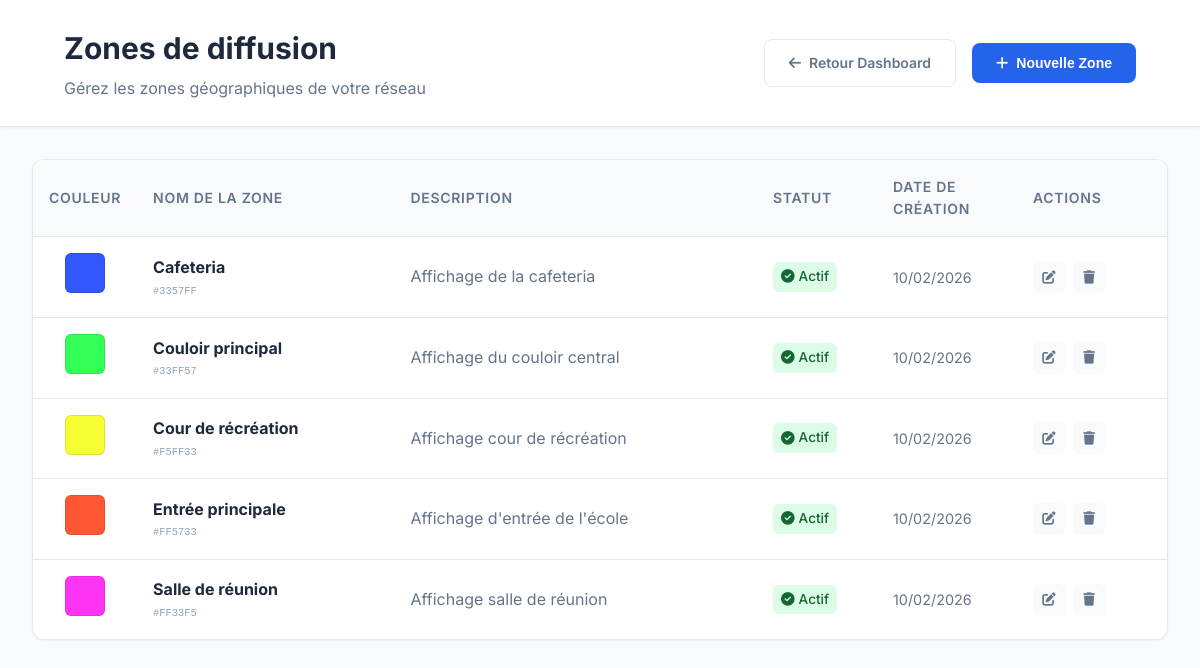
/zones (signed in), run on the app's committed database.
### tables this page shows
CREATE TABLE zones (
    id INT PRIMARY KEY AUTO_INCREMENT COMMENT 'Identifiant unique de la zone',
    name VARCHAR(100) NOT NULL COMMENT 'Nom de la zone',
    description TEXT COMMENT 'Description de la zone',
    location VARCHAR(150) COMMENT 'Localisation géographique',
    color VARCHAR(10) COMMENT 'Couleur pour identification visuelle',
    is_active BOOLEAN DEFAULT TRUE,
    created_at TIMESTAMP DEFAULT CURRENT_TIMESTAMP,
    updated_at TIMESTAMP DEFAULT CURRENT_TIMESTAMP ON UPDATE CURRENT_TIMESTAMP
);

### src/Core/Controller.php (called while the page is built, shortened)
<?php
class Controller
{
    protected function render($view, $data = [])
    {
        extract($data);
        require_once __DIR__ . "/../View/{$view}.php";
    }
}

### src/Controller/ZoneController.php (called while the page is built, shortened)
<?php
require_once __DIR__ . '/../Core/Controller.php';
class ZoneController extends Controller
{
    private $zoneManager;
    public function __construct()
    {
        require_once __DIR__ . '/../Repository/ZoneRepository.php';
        $this->zoneManager = new ZoneRepository();
    }
    public function index()
    {
        $zones = $this->zoneManager->findAll();
        $data = [
            'zones' => $zones,
            'success' => $_SESSION['zone_success'] ?? null,
            'error' => $_SESSION['zone_error'] ?? null,
            'csrf_token' => $_SESSION['csrf_token'] ?? bin2hex(random_bytes(16))
        ];
        $this->render('zones/index', $data);
    }
}

### public/index.php (called while the page is built, shortened)
<?php
require_once __DIR__ . '/../src/Core/functions.php';
require_once __DIR__ . '/../src/Core/Database.php';
require_once __DIR__ . '/../src/Core/Controller.php';
require_once __DIR__ . '/../src/Repository/BaseRepository.php';
require_once __DIR__ . '/../src/Core/Router.php';
try {
    $router = new Router();
    $router->dispatch();
} catch (Throwable $e) {
    http_response_code(500);
    echo "<h1>Exception Non Gérée</h1>";
    echo "<p>" . htmlspecialchars($e->getMessage()) . "</p>";
    if (ini_get('display_errors')) {
        echo "<pre>" . $e->getTraceAsString() . "</pre>";
    }
}

### src/Core/functions.php (called while the page is built, shortened)
<?php
function url($path = '')
{
    $base = defined('BASE_URL') ? rtrim(BASE_URL, '/') : '';
    $path = '/' . ltrim($path, '/');
    if ($path === '/') {
        return $base . '/';
    }
    return $base . $path;
}

### src/Core/Database.php (called while the page is built, shortened)
<?php
class Database
{
    private static $instance = null;
    private $connection;
    private function __construct()
    {
        try {
            $this->connection = new PDO(
                "mysql:host=" . DB_HOST . ";dbname=" . DB_NAME . ";charset=utf8mb4",
                DB_USER,
                DB_PASS,
                [PDO::ATTR_ERRMODE => PDO::ERRMODE_EXCEPTION]
            );
        } catch (PDOException $e) {
            $this->handleConnectionError($e);
        }
    }
    public static function getInstance()
    {
        if (self::$instance === null) {
            self::$instance = new self();
        }
        return self::$instance;
    }
    public function getConnection()
    {
        return $this->connection;
    }
}

### src/Repository/BaseRepository.php (called while the page is built, shortened)
<?php
class BaseRepository
{
    public function __construct()
    {
        $this->db = Database::getInstance()->getConnection();
    }
}

### src/Repository/ZoneRepository.php (called while the page is built, shortened)
<?php
require_once __DIR__ . '/BaseRepository.php';
class ZoneRepository extends BaseRepository
{
    public function findAll()
    {
        $stmt = $this->db->query("SELECT * FROM zones ORDER BY name ASC");
        return $stmt->fetchAll(PDO::FETCH_ASSOC);
    }
}

### src/View/zones/index.php (the view, shortened to what this page needs)
<!DOCTYPE html>
<html lang="fr">
<head>
    <link href="https://cdnjs.cloudflare.com/ajax/libs/font-awesome/6.4.0/css/all.min.css" rel="stylesheet">
    <link rel="stylesheet" href="<?= url('/css/global.css') ?>">
    <link rel="stylesheet" href="<?= url('/css/dashboard.css') ?>">
</head>
<body>
    <div class="dashboard-layout">
        <main class="main-content">
            <header class="modern-header">
                <div class="header-content">
                    <div>
                        <h1 class="header-title">Zones de diffusion</h1>
                        <p class="header-subtitle">Gérez les zones géographiques de votre réseau</p>
                    </div>
                    <?php if (in_array($_SESSION['user_role'] ?? '', ['admin', 'editor'])): ?>
                        <div class="header-actions">
                            <a href="<?= url('/') ?>" class="btn btn-ghost">
                                <i class="fas fa-arrow-left"></i> Retour Dashboard
                            </a>
                            <button onclick="openCreateModal()" class="btn btn-primary">
                                <i class="fas fa-plus"></i> Nouvelle Zone
                            </button>
                        </div>
                    <?php endif; ?>
                </div>
            </header>
            <div class="users-container">
                <div class="table-container">
                    <?php if (!empty($zones)): ?>
                        <table class="table">
                            <thead>
                                <tr>
                                    <th style="width: 80px;">Couleur</th>
                                    <th>Nom de la Zone</th>
                                    <th>Description</th>
                                    <th style="width: 120px;">Statut</th>
                                    <th style="width: 140px;">Date de création</th>
                                    <th style="width: 150px;">Actions</th>
                                </tr>
                            </thead>
                            <tbody>
                                <?php foreach ($zones as $zone): ?>
                                    <?php
                                    $isActive = (int) $zone['is_active'];
                                    $createdAt = date('d/m/Y', strtotime($zone['created_at']));
                                    $zoneColor = htmlspecialchars($zone['color'] ?? '#3b82f6');
                                    ?>
                                    <tr style="opacity: <?= $isActive ? '1' : '0.6' ?>;">
                                        <td style="text-align: center;">
                                            <div
                                                style="width: 40px; height: 40px; border-radius: 6px; background: <?= $zoneColor ?>; border: 1px solid rgba(0,0,0,0.1); display: inline-block;">
                                            </div>
                                        </td>
                                        <td>
                                            <strong
                                                style="color: var(--text-primary); font-size: 1rem;"><?= htmlspecialchars($zone['name']) ?></strong>
                                            <div
                                                style="font-size: 0.8em; font-family: monospace; color: var(--text-light); margin-top: 2px;">
                                                <?= $zoneColor ?>
                                            </div>
                                        </td>
                                        <td>
                                            <div style="color: var(--text-secondary); max-width: 350px;">
                                                <?= $zone['description'] ? htmlspecialchars($zone['description']) : '<em style="color: var(--text-light); font-size: 0.9em;">Aucune description</em>' ?>
                                            </div>
                                        </td>
                                        <td>
                                            <?php if ($isActive): ?>
                                                <span
                                                    style="display: inline-flex; align-items: center; gap: 4px; padding: 4px 8px; background: #dcfce7; color: #166534; border-radius: 6px; font-size: 0.85em; font-weight: 500;">
                                                    <i class="fas fa-check-circle"></i> Actif
                                                </span>
                                            <?php endif; ?>
                                        </td>
                                        <td style="font-size: 0.9em; color: var(--text-secondary);">
                                            <?= $createdAt ?>
                                        </td>
                                        <td>
                                            <?php if (in_array($_SESSION['user_role'] ?? '', ['admin', 'editor'])): ?>
                                                <div class="action-buttons">
                                                    <button class="btn-action btn-edit"
                                                        onclick='editZone(<?= json_encode($zone) ?>)' title="Modifier">
                                                        <i class="fas fa-edit"></i>
                                                    </button>
                                                    <button class="btn-action btn-delete"
                                                        onclick="confirmDelete(<?= $zone['id'] ?>, '<?= htmlspecialchars($zone['name'], ENT_QUOTES) ?>')"
                                                        title="Supprimer">
                                                        <i class="fas fa-trash"></i>
                                                    </button>
                                                </div>
                                            <?php endif; ?>
                                        </td>
                                    </tr>
                                <?php endforeach; ?>
                            </tbody>
                        </table>
                    <?php endif; ?>
                </div>
            </div>
        </main>
    </div>
</body>
</html>

### src/Core/Router.php (shortened to what this page needs)
<?php
class Router
{
    private $routes = [];
    public function add($method, $path, $controller, $action, $middleware = [])
    {
        $this->routes[] = compact('method', 'path', 'controller', 'action', 'middleware');
    }
    public function dispatch()
    {
        $method = $_SERVER['REQUEST_METHOD'];
        $uri = parse_url($_SERVER['REQUEST_URI'], PHP_URL_PATH);
        foreach ($this->routes as $route) {
            $params = [];
            if ($route['method'] === $method && $this->matchPath($route['path'], $uri, $params)) {
                $action = $route['action'];
                $controller = new $controllerName();
                call_user_func_array([$controller, $action], $params);
                return;
            }
        }
    }
    private function matchPath($routePath, $uri, &$params)
    {
        $pattern = preg_replace('#\{[a-zA-Z0-9_]+\}#', '([^/]+)', $routePath);
        $pattern = "#^" . $pattern . "$#";
        if (preg_match($pattern, $uri, $matches)) {
            return true;
        }
        return false;
    }
}

### public/css/global.css (style rules this page uses)
* { margin: 0; padding: 0; box-sizing: border-box; }
body { font-family: Arial, sans-serif; line-height: 1.6; }

### public/css/dashboard.css (style rules this page uses)
:root { --primary-color: #2563eb; --primary-dark: #1d4ed8; --secondary-color: #64748b; --success-color: #10b981; --warning-color: #f59e0b; --danger-color: #ef4444; --info-color: #06b6d4; --bg-primary: #f8fafc; --bg-secondary: #ffffff; --bg-dark: #1e293b; --text-primary: #1e293b; --text-secondary: #64748b; --text-light: #94a3b8; --border-color: #e2e8f0; --shadow-sm: 0 1px 2px 0 rgb(0 0 0 / 0.05); --shadow-md: 0 4px 6px -1px rgb(0 0 0 / 0.1); --shadow-lg: 0 10px 15px -3px rgb(0 0 0 / 0.1); --sidebar-width: 280px; --header-height: 70px; }
* { margin: 0; padding: 0; box-sizing: border-box; }
body { font-family: 'Inter', -apple-system, BlinkMacSystemFont, sans-serif; background-color: var(--bg-primary); color: var(--text-primary); line-height: 1.6; }
.dashboard-layout { display: flex; min-height: 100vh; }
.main-content { flex: 1; margin-left: var(--sidebar-width); display: flex; flex-direction: column; }
.header-title { font-size: 1.5rem; font-weight: 700; color: var(--text-primary); }

### src/View/zones/index.php (style rules this page uses)
:root { --primary-color: #2563eb; --success-color: #10b981; --warning-color: #f59e0b; --danger-color: #ef4444; --info-color: #06b6d4; --bg-primary: #f8fafc; --bg-secondary: #ffffff; --text-primary: #1e293b; --text-secondary: #64748b; --text-light: #94a3b8; --border-color: #e2e8f0; --shadow-sm: 0 1px 2px 0 rgb(0 0 0 / 0.05); --shadow-md: 0 4px 6px -1px rgb(0 0 0 / 0.1); --shadow-lg: 0 10px 15px -3px rgb(0 0 0 / 0.1); }
.dashboard-layout { display: flex; min-height: 100vh; font-family: 'Inter', sans-serif; justify-content: flex-start; }
.main-content { flex: 1; background: var(--bg-primary); width: 100%; margin-left: 0; max-width: 100%; }
.modern-header { background: var(--bg-secondary); border-bottom: 1px solid var(--border-color); padding: 1.5rem 2rem; box-shadow: var(--shadow-sm); }
.header-content { display: flex; justify-content: space-between; align-items: center; margin: 0; padding: 0 2rem; width: 100%; box-sizing: border-box; }
.header-title { font-size: 1.875rem; font-weight: 700; color: var(--text-primary); margin: 0; }
.header-subtitle { color: var(--text-secondary); margin-top: 0.25rem; }
.header-actions { display: flex; gap: 1rem; align-items: center; }
.btn { display: inline-flex; align-items: center; gap: 0.5rem; padding: 0.75rem 1.5rem; border: none; border-radius: 8px; font-size: 0.875rem; font-weight: 600; text-decoration: none; cursor: pointer; transition: all 0.2s ease; white-space: nowrap; }
.btn-primary { background: var(--primary-color); color: white; }
.btn-ghost { background: transparent; color: var(--text-secondary); border: 1px solid var(--border-color); }
.users-container { margin: 0; padding: 2rem; width: 100%; box-sizing: border-box; }
.table-container { background: var(--bg-secondary); border-radius: 12px; border: 1px solid var(--border-color); overflow: hidden; box-shadow: var(--shadow-sm); }
.table { width: 100%; border-collapse: collapse; }
.table th { background: var(--bg-primary); padding: 1rem; text-align: left; font-weight: 600; color: var(--text-secondary); font-size: 0.875rem; text-transform: uppercase; letter-spacing: 0.05em; border-bottom: 1px solid var(--border-color); }
.table td { padding: 1rem; border-bottom: 1px solid var(--border-color); vertical-align: middle; }
.table tbody tr { transition: all 0.2s ease; }
.table tbody tr:last-child td { border-bottom: none; }
.action-buttons { display: flex; gap: 0.5rem; }
.btn-action { width: 32px; height: 32px; border-radius: 6px; border: none; display: flex; align-items: center; justify-content: center; cursor: pointer; transition: all 0.2s ease; background: var(--bg-primary); color: var(--text-secondary); }

### data on the page
zones: name "Cafeteria", color "#3357FF", description "Affichage de la cafeteria", is_active 1 (drawn), created_at "10/02/2026"
zones: name "Couloir principal", color "#33FF57", description "Affichage du couloir central", is_active 1 (drawn), created_at "10/02/2026"
zones: name "Cour de récréation", color "#F5FF33", description "Affichage cour de récréation", is_active 1 (drawn), created_at "10/02/2026"
zones: name "Entrée principale", color "#FF5733", description "Affichage d'entrée de l'école", is_active 1 (drawn), created_at "10/02/2026"
zones: name "Salle de réunion", color "#FF33F5", description "Affichage salle de réunion", is_active 1 (drawn), created_at "10/02/2026"
